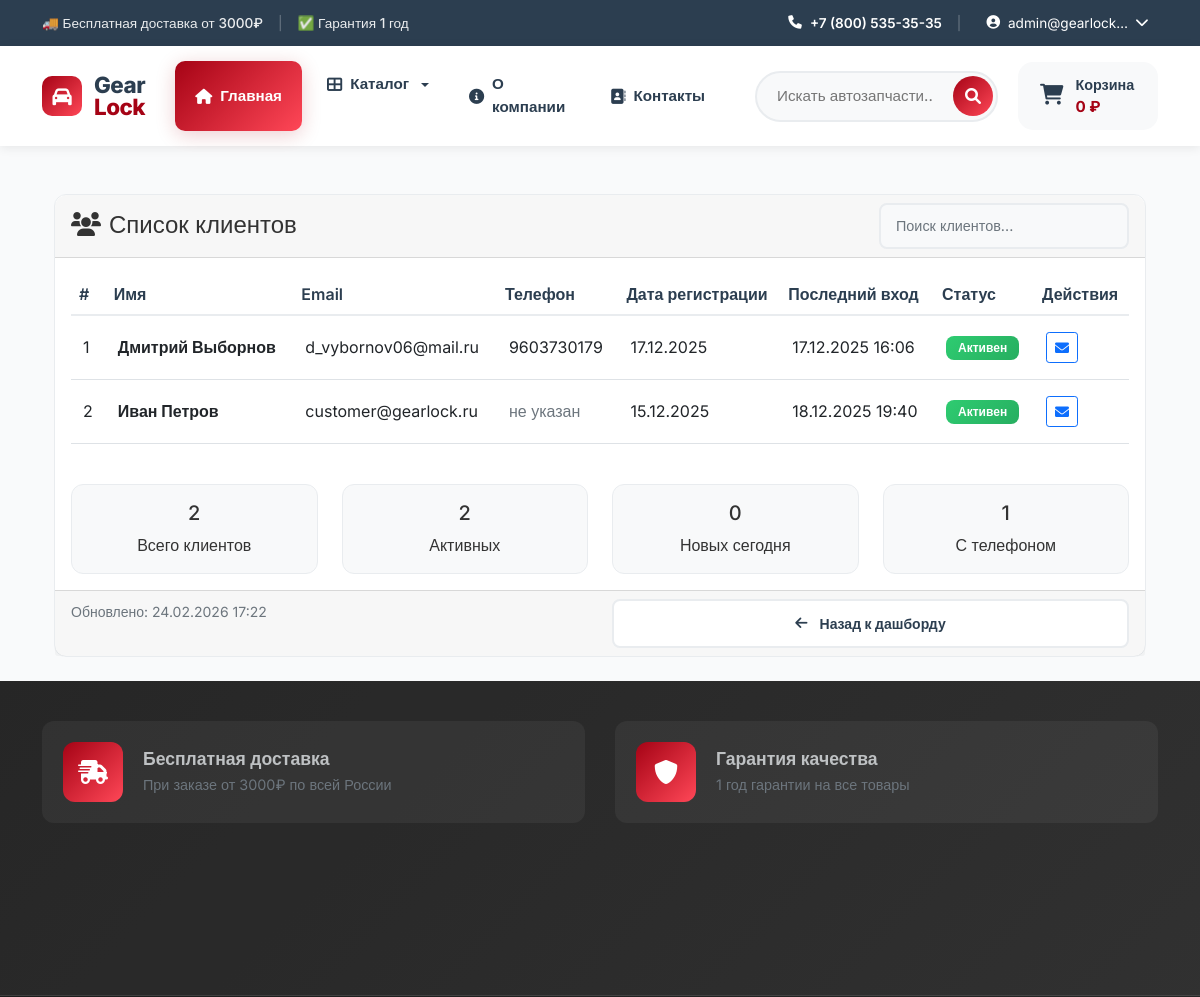
Page /users/customers/ (signed in, upper part) on the earlier database version.
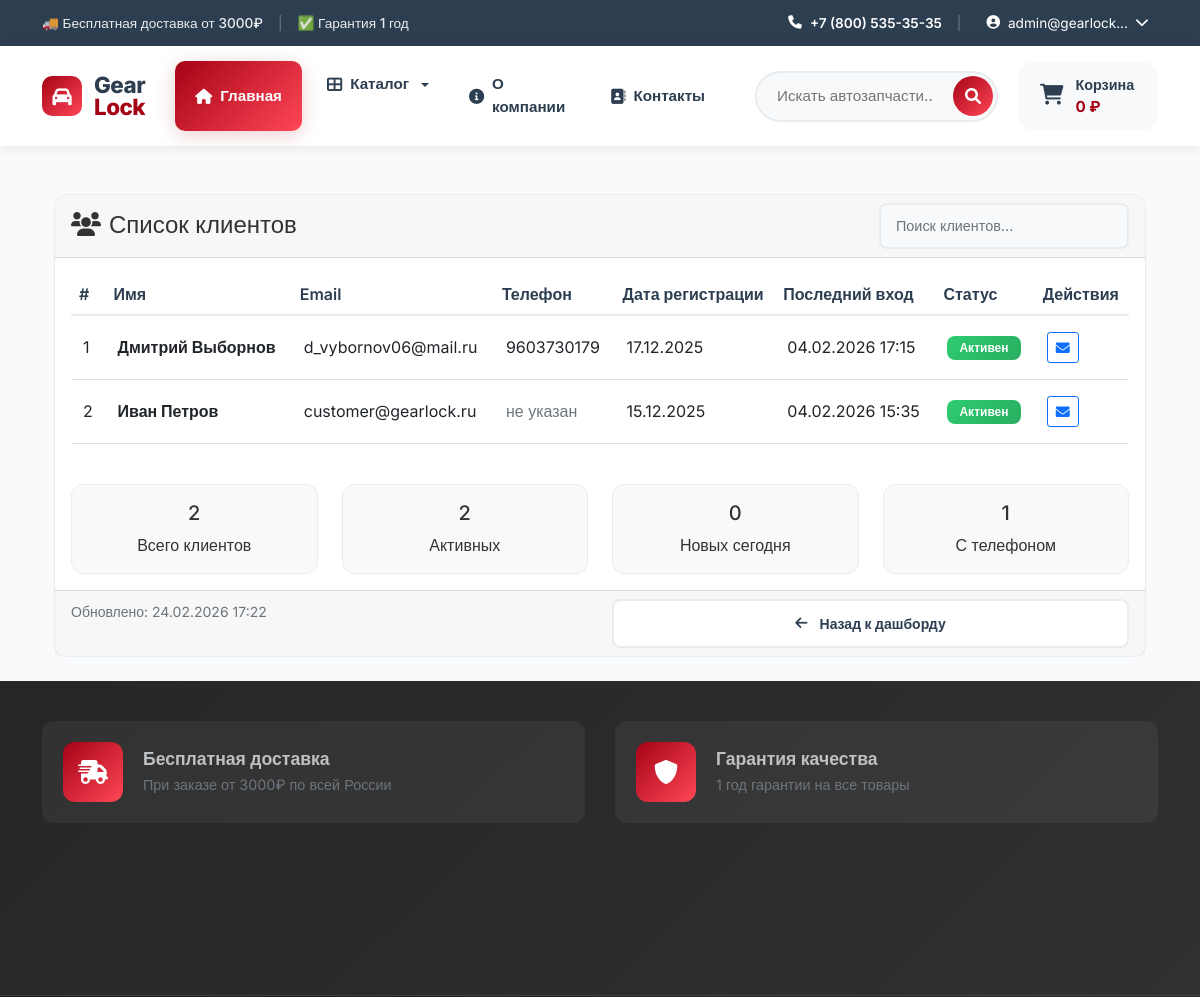
Same page on the later database version.
### users/models.py (models this page shows, shortened)
class User(AbstractUser):
    email = models.EmailField(_('email address'), unique=True)
    role = models.ForeignKey(
        Role,
        on_delete=models.SET_NULL,
        null=True,
        blank=True,
        verbose_name='Роль',
        related_name='users'
    )
    phone = models.CharField('Телефон', max_length=20, blank=True)
    address = models.TextField('Адрес', blank=True)
    postal_code = models.CharField('Почтовый индекс', max_length=20, blank=True)
    birth_date = models.DateField('Дата рождения', null=True, blank=True)
    USERNAME_FIELD = 'email'
    REQUIRED_FIELDS = ['username', 'first_name']
    class Meta:
        verbose_name = 'Пользователь'
        verbose_name_plural = 'Пользователи'

### users/views.py (the view)
# urls.py: path('customers/', views.customer_list, name='customer_list'),
@login_required
@manager_required
def customer_list(request):
    from django.utils import timezone
    from datetime import timedelta
    customers = User.objects.filter(role__name='customer').order_by('-date_joined')
    today = timezone.now().date()
    active_customers = customers.filter(is_active=True).count()
    new_customers_today = customers.filter(date_joined__date=today).count()
    customers_with_phone = customers.exclude(phone='').count()
    context = {
        'customers': customers,
        'active_customers': active_customers,
        'new_customers_today': new_customers_today,
        'customers_with_phone': customers_with_phone,
    }
    return render(request, 'users/customer_list.html', context)

### cart/cart.py (called while the page is built)
    def get_total_price(self):
        return sum(
            float(item['price']) * item['quantity']
            for item in self.cart.values()
        )

    def __len__(self):
        return sum(item['quantity'] for item in self.cart.values())

### cart/context_processors.py (called while the page is built)
def cart(request):
    return {'cart': Cart(request)}

### catalog/context_processors.py (called while the page is built)
def categories(request):
    main_categories = Category.objects.filter(
        parent__isnull=True
    ).exclude(
        slug=''
    ).exclude(
        slug__isnull=True
    ).prefetch_related('children').order_by('order', 'name')
    return {
        'categories': main_categories,
        'all_categories': Category.objects.exclude(slug='').exclude(slug__isnull=True)
    }

### templates/users/customer_list.html (shortened to what the changed rows need)
{% extends 'base.html' %}
{% load static %}
{% block content %}
<div class="container mt-4">
    <div class="row">
        <div class="col-12">
            <div class="card">
                <div class="card-body">
                    {% if customers %}
                        <div class="table-responsive">
                            <table class="table table-hover" id="customersTable">
                                <thead>
                                    <tr>
                                        <th>#</th>
                                        <th>Имя</th>
                                        <th>Email</th>
                                        <th>Телефон</th>
                                        <th>Дата регистрации</th>
                                        <th>Последний вход</th>
                                        <th>Статус</th>
                                        <th>Действия</th>
                                    </tr>
                                </thead>
                                <tbody>
                                    {% for customer in customers %}
                                        <tr>
                                            <td>{{ forloop.counter }}</td>
                                            <td>
                                                <strong>
                                                    {{ customer.get_full_name|default:customer.username }}
                                                </strong>
                                            </td>
                                            <td>{{ customer.email }}</td>
                                            <td>
                                                {% if customer.phone %}
                                                    {{ customer.phone }}
                                                {% else %}
                                                    <span class="text-muted">не указан</span>
                                                {% endif %}
                                            </td>
                                            <td>{{ customer.date_joined|date:"d.m.Y" }}</td>
                                            <td>
                                                {% if customer.last_login %}
                                                    {{ customer.last_login|date:"d.m.Y H:i" }}
                                                {% else %}
                                                    <span class="text-muted">никогда</span>
                                                {% endif %}
                                            </td>
                                            <td>
                                                <span class="badge
                                                    {% if customer.is_active %}bg-success
                                                    {% else %}bg-danger{% endif %}">
                                                    {% if customer.is_active %}
                                                        Активен
                                                    {% else %}
                                                        Неактивен
                                                    {% endif %}
                                                </span>
                                            </td>
                                            <td>
                                                <div class="btn-group btn-group-sm">
                                                    <a href="mailto:{{ customer.email }}"
                                                       class="btn btn-outline-primary"
                                                       title="Написать email">
                                                        <i class="fas fa-envelope"></i>
                                                    </a>
                                                </div>
                                            </td>
                                        </tr>
                                    {% endfor %}
                                </tbody>
                            </table>
                        </div>
                    {% else %}
                        <div class="text-center py-5">
                            <i class="fas fa-users-slash fa-4x text-muted mb-3"></i>
                            <h5>Клиентов пока нет</h5>
                            <p class="text-muted">Здесь будут отображаться все зарегистрированные покупатели</p>
                        </div>
                    {% endif %}
                </div>
            </div>
        </div>
    </div>
</div>
{% endblock %}

Differences in the rows shown:
changed User "Дмитрий Выборнов": last_login "17.12.2025 16:06" → "04.02.2026 17:15"
changed User "Иван Петров": last_login "18.12.2025 19:40" → "04.02.2026 15:35"
